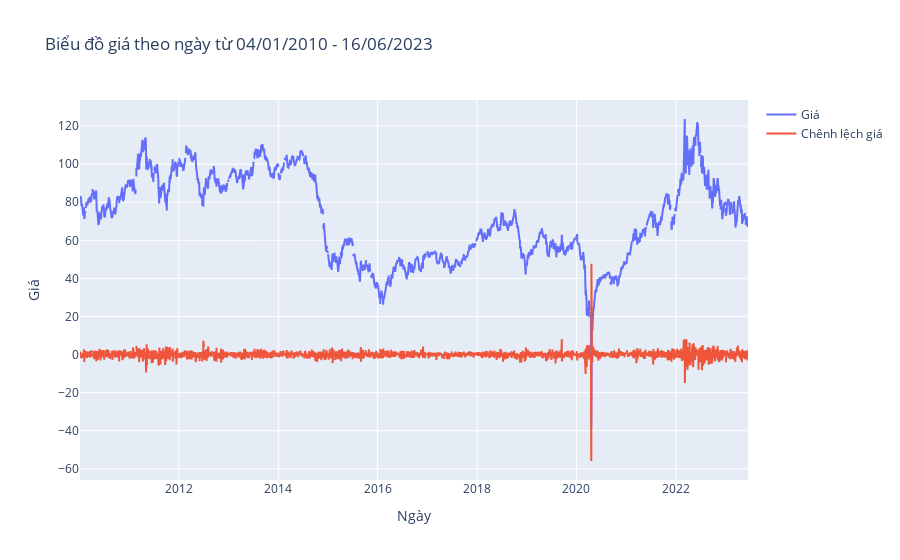

The cell this chart's notebook holds for it:
### Markdown cell above
---

### Code cell
# Tạo đối tượng biểu đồ
fig = go.Figure()

# Thêm dữ liệu và đường biểu đồ
fig.add_trace(go.Scatter(x=data.index, y=data["price"], mode='lines', name='Giá'))
fig.add_trace(go.Scatter(x=data.index, y=data["price"].diff(), mode="lines", name="Chênh lệch giá"))

# Đặt nhãn cho trục x và trục y
fig.update_xaxes(title_text='Ngày')
fig.update_yaxes(title_text='Giá')

# Đặt tiêu đề cho biểu đồ
fig.update_layout(title='Biểu đồ giá theo ngày từ 04/01/2010 - 16/06/2023')

# Hiển thị biểu đồ
fig.show()

### Figure 1 — Plotly figure (JSON) as saved in the notebook; plotly's stock layout.template omitted (floating-point values rounded to 4 significant figures; data arrays with more than 128 entries replaced by an {"elided": "..."} marker saying what was removed)
{"data": [{"mode": "lines", "name": "Giá", "type": "scatter", "x": {"elided": "3510 str values"}, "y": {"elided": "3510 float values"}}, {"mode": "lines", "name": "Chênh lệch giá", "type": "scatter", "x": {"elided": "3510 str values"}, "y": {"elided": "3510 float values"}}], "layout": {"title": {"text": "Biểu đồ giá theo ngày từ 04/01/2010 - 16/06/2023"}, "xaxis": {"title": {"text": "Ngày"}}, "yaxis": {"title": {"text": "Giá"}}}}
